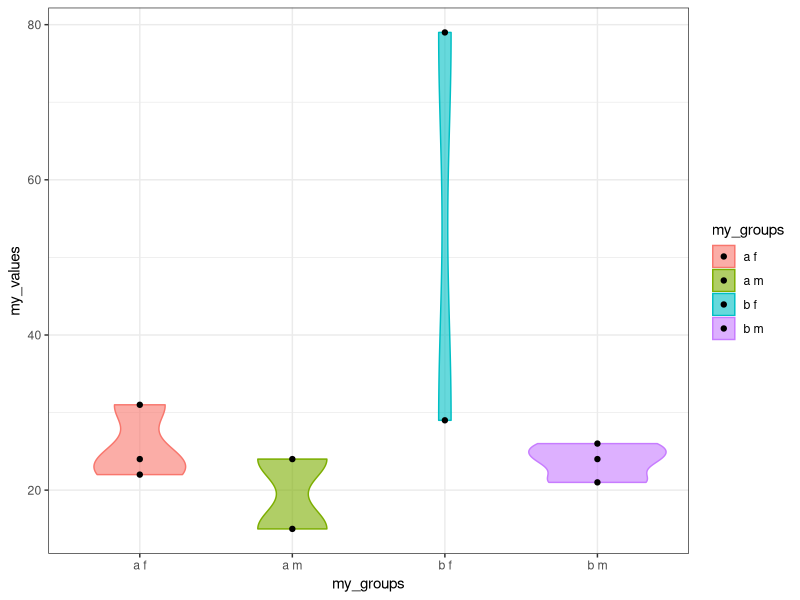
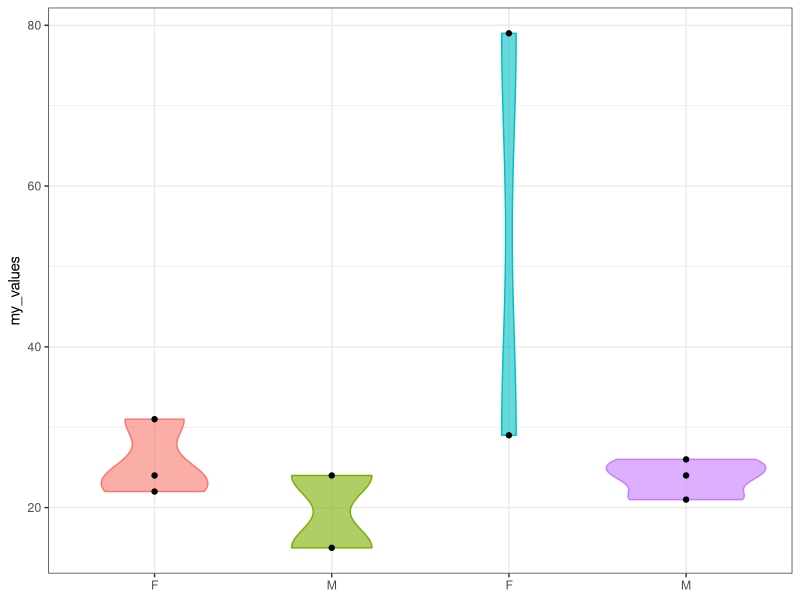
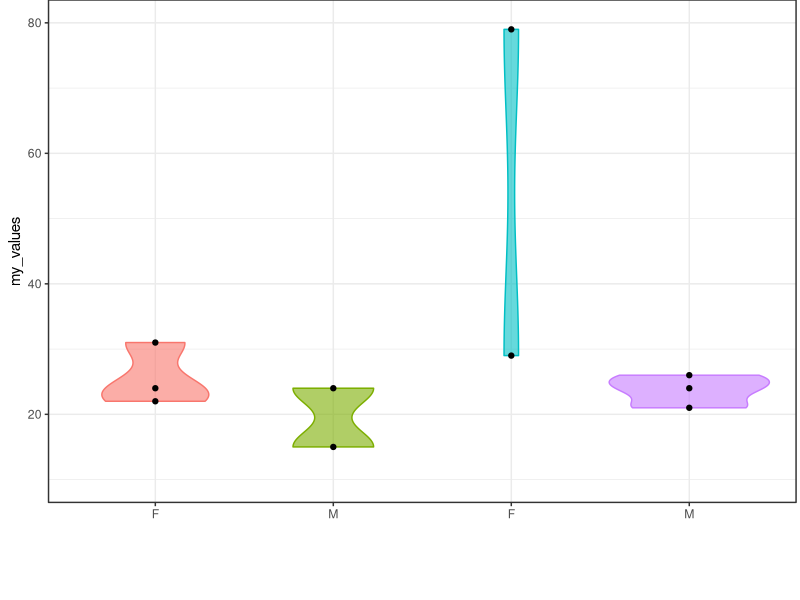
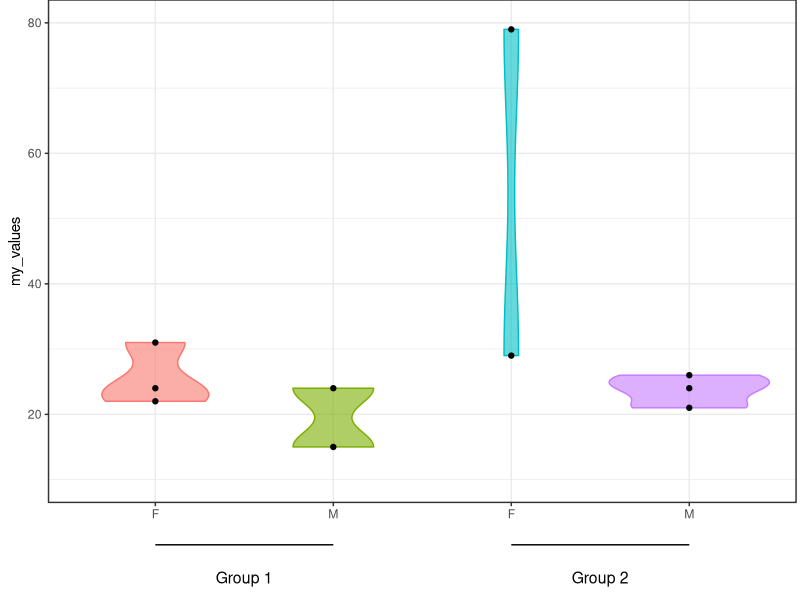

R code for these plots, in order:
## ---- chunk 1
my_data<-data.frame(my_species=c('a','a','a','a','a','b','b','b','b','b'),
                    my_subset=c('f','m','f','m','f','m','f','m','f','m'),
                    my_values=c(24,15,22,24,31,24,29,26,79,21)
                    )
## ---- chunk 2
my_data$my_groups<-paste(my_data$my_species,my_data$my_subset)
## ---- chunk 3
library(ggplot2)
## ---- chunk 4
plot_a<-ggplot(my_data, aes(y=my_values,x=my_groups, color=my_groups, fill=my_groups)) +
  geom_violin(alpha=0.6)+
  geom_point(color='black')+
  theme_bw()
plot_a
## ---- chunk 5
plot_b<-plot_a+
  theme(legend.position = "none",
        axis.title.x = element_blank())+
  scale_x_discrete(labels=  c("F", "M", "F", "M"))
plot_b
## ---- chunk 6
plot_c<-plot_b+
  coord_cartesian(clip = "off",ylim = c(10, 80))+
  scale_y_continuous(breaks=c(20,40,60,80), 
                     limits=c(-10,80))+
  theme(plot.margin=unit(c(0,0.1,2,0.2),"cm"))
plot_c
## ---- chunk 7
plot_c+
  annotate(geom = "text",x = 1.5,y = -5, label = "Group 1",size = 4)+
  annotate("segment",y = 0, yend = 0,x = 1, xend = 2,colour = "black")+
  
  annotate(geom = "text",x = 3.5,y = -5, label = "Group 2",size = 4)+
  annotate("segment",y = 0, yend = 0,x = 3, xend = 4,colour = "black")
